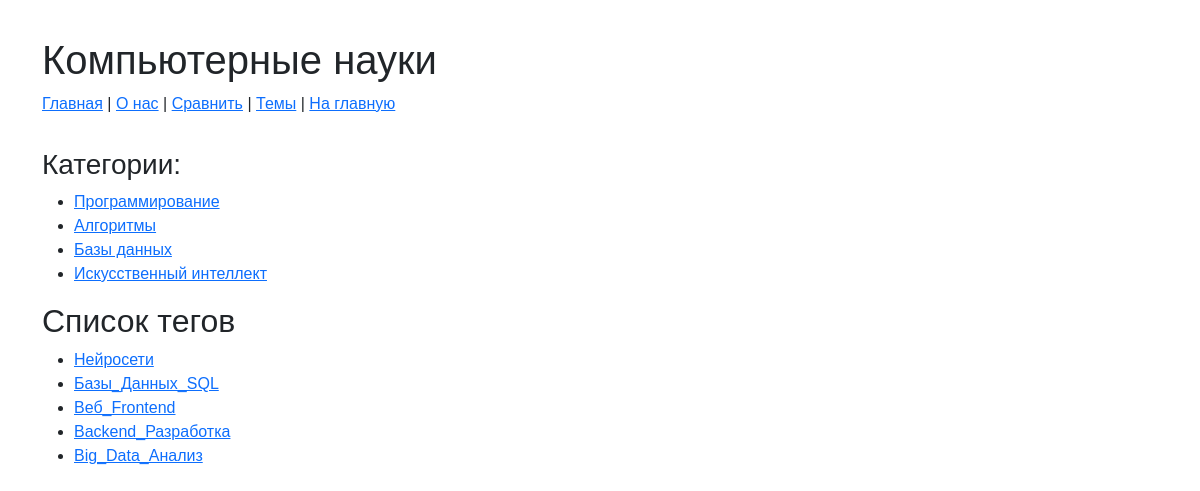
The page /tags/ on the database as committed earlier.
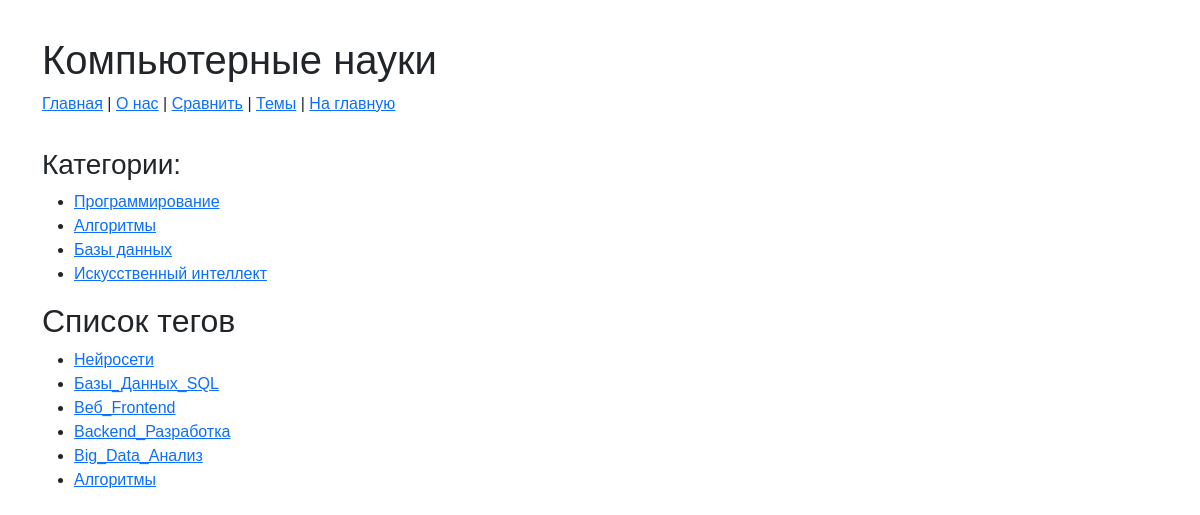
The same page on the database as committed later.
### cs/models.py (models this page shows, shortened)
class Tag(models.Model):
    name = models.CharField(max_length=50, unique=True, verbose_name="Тег")
    slug = models.SlugField(max_length=50, unique=True, db_index=True, verbose_name="URL тега") # Убрал default='default-slug'
    class Meta:
        verbose_name = "Тег"
        verbose_name_plural = "Теги"
    def get_absolute_url(self):
        return reverse('concepts_by_tag', kwargs={'tag_slug': self.slug})

### cs/views.py (the view)
# urls.py: path('tags/', views.tags_list, name='tags_list'),
def tags_list(request):
    tags = Tag.objects.all()
    data = {
        'title': 'Теги',
        'tags': tags,
    }
    return render(request, 'cs/tags_list.html', context=data)

### cs/templatetags/cs_tags.py (called while the page is built)
@register.simple_tag()
def get_categories():
    return categories_db

### cs/templates/cs/tags_list.html (shortened to what this page needs)
{% extends 'cs/base.html' %}
{% block content %}
  <h2>Список тегов</h2>
  <ul>
    {% for tag in tags %}
      <li><a href="{{ tag.get_absolute_url }}">{{ tag.name }}</a></li>
    {% endfor %}
  </ul>
{% endblock %}

Rows that differ between the two databases and show on the page:
added Tag: name "Алгоритмы"
